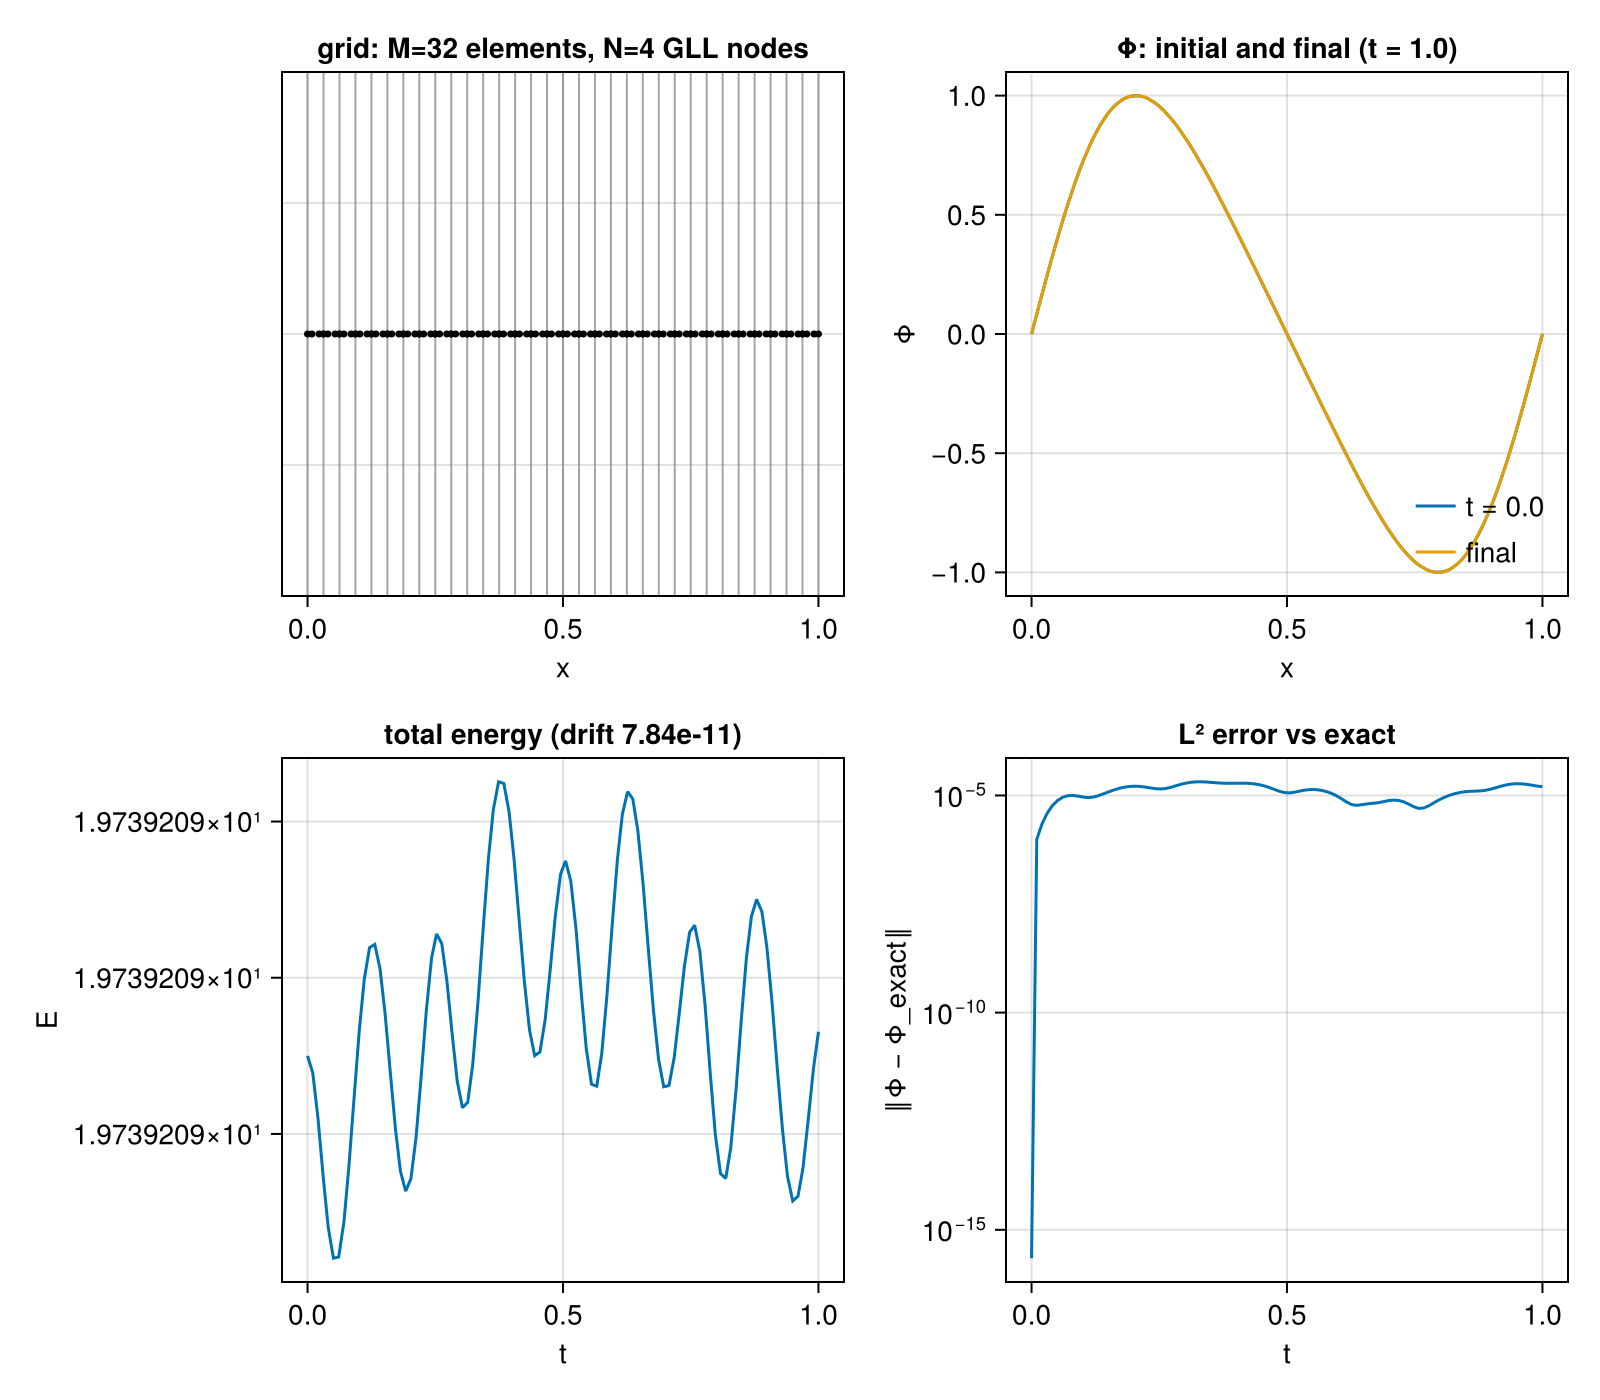

Write the Julia code that produced this figure.
# 1D scalar-wave app: evolve the conservative (Φ, Π) system on a 1+1
# ADM background (`W.evolve1d`) and render a four-panel figure — grid
# structure, initial vs final solution, total energy vs time, and L²
# error vs time. PNG output plus inline Sixel display when the
# terminal supports it.
#
# Run as a script with command-line flags:
#
#     julia --project bin/wave1d.jl --N 4 --M 32 --background sineshift \
#           --A 0.3 --t1 2.0 --out wave1d.png
#     julia --project bin/wave1d.jl --background constant_shift --shift 2.0 \
#           --ic noise --eps-ko 1e-4
#     julia --project bin/wave1d.jl --type Float32 --backend metal
#
# Flags (defaults in brackets):
#     --N <int>            GLL nodes per element [4]
#     --M <int>            number of elements [32]
#     --x0, --x1 <float>   domain bounds [0, 1]
#     --background <name>  minkowski | constant_shift | gaugewave |
#                          sineshift [sineshift]
#     --A <float>          background amplitude (gaugewave/sineshift) [0.3]
#     --d <float>          background period [1.0]
#     --shift <float>      shift β for constant_shift [0.5]
#     --ic <name>          exact | noise [exact]
#     --wavenumber <float> IC wavenumber k₀ [2π]
#     --eps-ko <float>     Kreiss-Oliger coefficient [0.0]
#     --t1 <float>         final time [1.0]
#     --Nt <int>           number of samples [200]
#     --type <name>        Float64 | Float32 | Float64x2 [Float64]
#     --backend <name>     cpu | metal | cuda [cpu]
#     --out <path>         output PNG [bin/wave1d.png]
#
# Or call `main1d(; kwargs...)` from the REPL with `evolve1d` keywords.

using CairoMakie
using KernelAbstractions
using SixelTerm
using WaveToySecondOrder

const W = WaveToySecondOrder

function plot1d(res; out = joinpath(@__DIR__, "wave1d.png"))
    fig = Figure(size = (800, 700))

    # Panel 1: grid structure — element boundaries + GLL nodes.
    ax1 = Axis(fig[1, 1];
               title = "grid: M=$(res.mesh.Ne) elements, " *
                       "N=$(length(res.elem.xs)) GLL nodes",
               xlabel = "x", yticksvisible = false,
               yticklabelsvisible = false)
    vlines!(ax1, vec(res.mesh.vertex_coords);
            color = (:gray, 0.7), linewidth = 1)
    scatter!(ax1, res.xs_line, zero(res.xs_line);
             markersize = 5, color = :black)
    ylims!(ax1, -1, 1)

    # Panel 2: initial vs final solution.
    ax2 = Axis(fig[1, 2];
               title = "Φ: initial and final (t = " *
                       "$(round(res.ts_actual[end], sigdigits=4)))",
               xlabel = "x", ylabel = "Φ")
    lines!(ax2, res.xs_line, res.Φs[:, 1];   label = "t = $(res.ts[1])")
    lines!(ax2, res.xs_line, res.Φs[:, end]; label = "final")
    axislegend(ax2; position = :rb, framevisible = false)

    # Panel 3: total energy vs time.
    ax3 = Axis(fig[2, 1];
               title = "total energy (drift " *
                       "$(round(res.energy[end]/res.energy[1] - 1, sigdigits=3)))",
               xlabel = "t", ylabel = "E")
    lines!(ax3, res.ts_actual, res.energy)

    # Panel 4: L² error vs time (log scale; against the exact solution
    # for `ic = :exact`, against zero for `ic = :noise`).
    ax4 = Axis(fig[2, 2];
               title = res.ic === :exact ? "L² error vs exact" :
                                           "L² norm (noise)",
               xlabel = "t", ylabel = "‖Φ − Φ_exact‖", yscale = log10)
    err_floor = max(eps(Float64), 1e-300)
    lines!(ax4, res.ts_actual, max.(res.l2_err, err_floor))

    save(out, fig)
    println("wrote $out")
    isinteractive() || get(ENV, "TERM", "") != "" && try
        display(fig)
    catch
    end
    return fig
end

function main1d(; out = joinpath(@__DIR__, "wave1d.png"), kwargs...)
    res = W.evolve1d(; kwargs...)
    println("integrator = $(res.integrator_name)   ",
            "background = $(res.background)   ",
            "dt = $(round(res.dt, sigdigits=4))   ",
            "dx_min = $(round(res.dx, sigdigits=4))   ",
            "max L² err = $(round(maximum(res.l2_err), sigdigits=4))   ",
            "energy drift = $(round(res.energy[end]/res.energy[1] - 1,
                                    sigdigits=3))")
    plot1d(res; out)
    return res
end

# ----------------------------------------------------------------------
# Command-line interface.

function _parse_args(args)
    opts = Dict{String, String}()
    i = 1
    while i ≤ length(args)
        a = args[i]
        startswith(a, "--") ||
            error("wave1d.jl: expected --flag, got $a")
        key = a[3:end]
        i + 1 ≤ length(args) ||
            error("wave1d.jl: missing value for --$key")
        opts[key] = args[i + 1]
        i += 2
    end
    return opts
end

function _pick_type(name)
    name == "Float64" && return Float64
    name == "Float32" && return Float32
    if name == "Float64x2" || name == "Float32x2"
        try
            @eval using MultiFloats
            return name == "Float64x2" ? Base.invokelatest(() -> MultiFloats.Float64x2) :
                                         Base.invokelatest(() -> MultiFloats.Float32x2)
        catch
            error("wave1d.jl: --type $name requires the MultiFloats " *
                  "package in the active environment")
        end
    end
    error("wave1d.jl: unknown --type $name")
end

function _pick_backend(name, T)
    name == "cpu" && return KernelAbstractions.CPU()
    if name == "metal"
        T === Float32 ||
            error("wave1d.jl: Metal supports Float32 only; pass --type Float32")
        @eval using Metal
        return Base.invokelatest(() -> Metal.MetalBackend())
    end
    if name == "cuda"
        @eval using CUDA
        return Base.invokelatest(() -> CUDA.CUDABackend())
    end
    error("wave1d.jl: unknown --backend $name (cpu | metal | cuda)")
end

function main1d_cli(args)
    o = _parse_args(args)
    T = _pick_type(get(o, "type", "Float64"))
    backend = _pick_backend(get(o, "backend", "cpu"), T)
    return main1d(;
        T, backend,
        N  = parse(Int, get(o, "N", "4")),
        M  = parse(Int, get(o, "M", "32")),
        x0 = parse(Float64, get(o, "x0", "0")),
        x1 = parse(Float64, get(o, "x1", "1")),
        background = Symbol(get(o, "background", "sineshift")),
        A  = parse(Float64, get(o, "A", "0.3")),
        d  = parse(Float64, get(o, "d", "1.0")),
        shift = parse(Float64, get(o, "shift", "0.5")),
        ic = Symbol(get(o, "ic", "exact")),
        ic_wavenumber = parse(Float64, get(o, "wavenumber", string(2π))),
        ε_KO = parse(Float64, get(o, "eps-ko", "0")),
        t1 = parse(Float64, get(o, "t1", "1.0")),
        Nt = parse(Int, get(o, "Nt", "200")),
        out = get(o, "out", joinpath(@__DIR__, "wave1d.png")))
end

if abspath(PROGRAM_FILE) == @__FILE__
    main1d_cli(ARGS)
end
